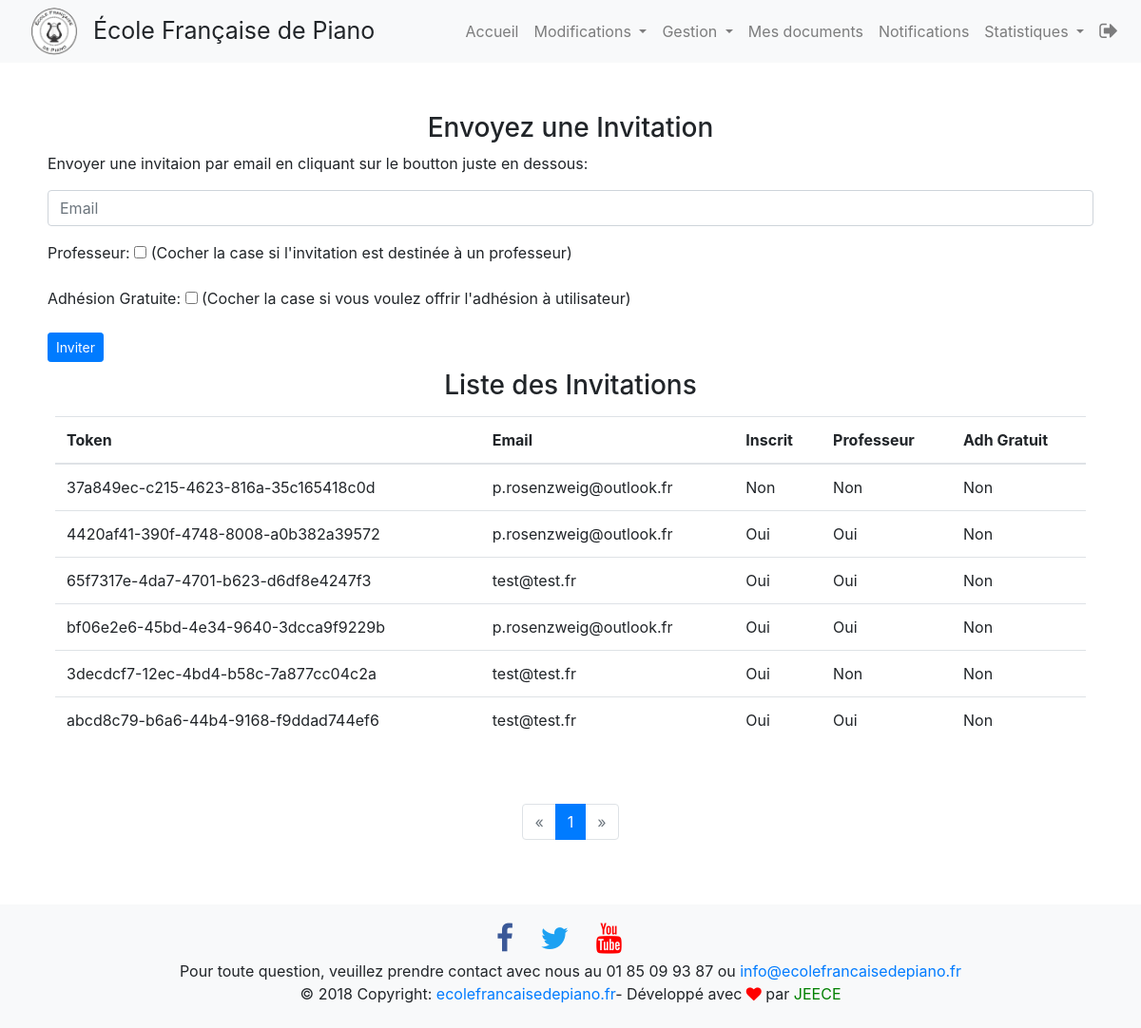
/intranet/gestion_invitations (signed in), run on an earlier commit of the app's database.
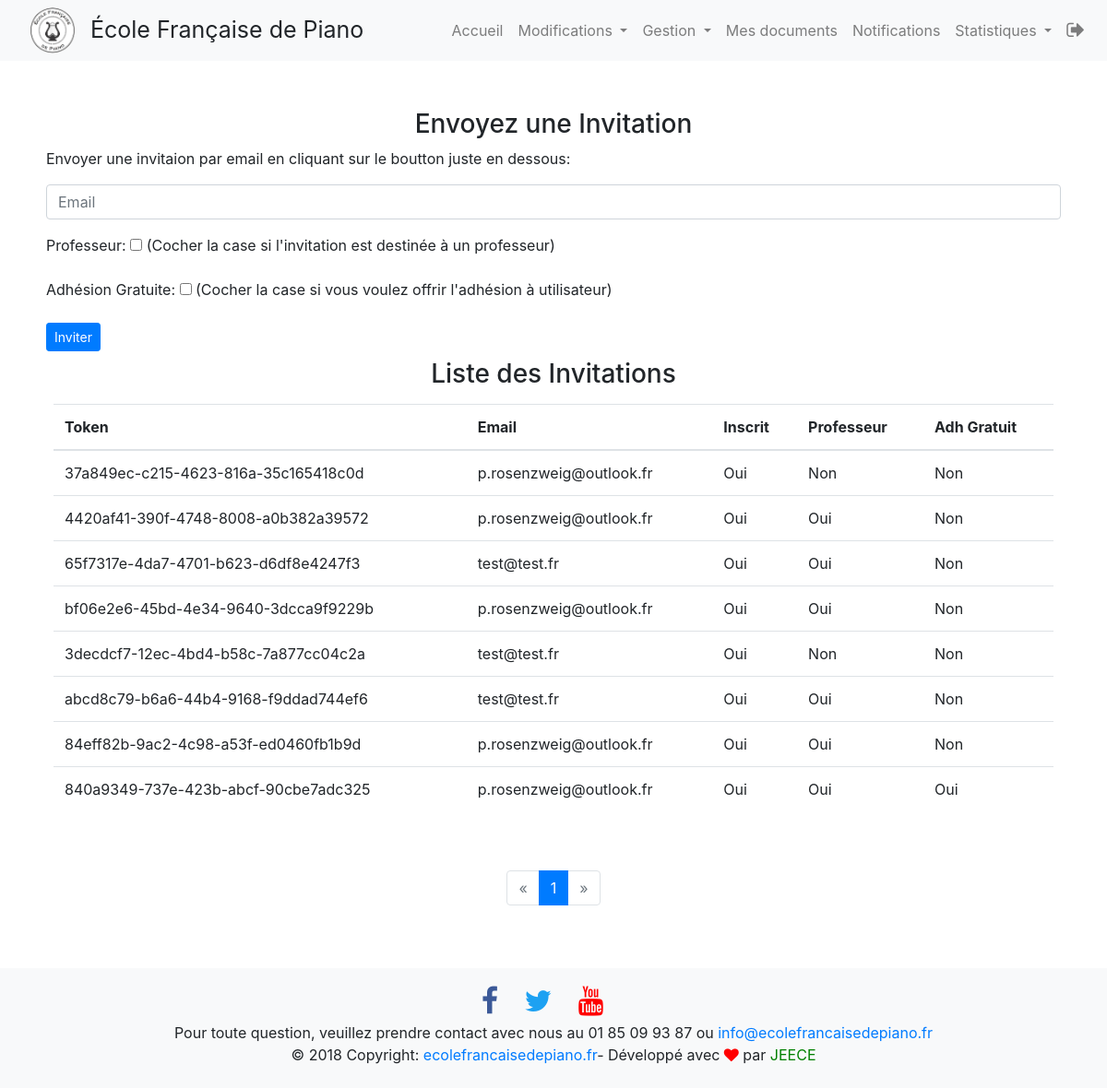
And on a later commit of the database.
### intranet/models.py (models this page shows)
class Invitation(models.Model):
    uuid_regex = RegexValidator(regex='^[0-9a-f-]+$')
    uuid = models.UUIDField(validators=[uuid_regex], max_length=36)
    is_staff = models.BooleanField(default=False)
    is_free = models.BooleanField(default=False)
    email = models.EmailField()
    valid = models.BooleanField(default=False)

### intranet/views.py (the view)
# urls.py: path('gestion_invitations', views.gestion_invitations, name='gestion_invitations'),
@login_required
@user_passes_test(lambda u: u.is_superuser)
def gestion_invitations(request):
    invitations_list = Invitation.objects.all()
    page = request.GET.get('page', 1)
    paginator = Paginator(invitations_list, 10)
    try:
        invit_page = paginator.page(page)
    except PageNotAnInteger:
        invit_page = paginator.page(1)
    except EmptyPage:
        invit_page = paginator.page(paginator.num_pages)
    form = InvitationForm()
    return render(request, 'intranet/gestion_invitations.html', locals())

### intranet/forms.py
class InvitationForm(forms.Form):
    email = forms.EmailField(required=True, label='', max_length=50, widget=forms.TextInput(attrs={'placeholder': 'Email', 'class': 'form-control'}))
    is_staff = forms.BooleanField(required=False, label='Professeur:', help_text="(Cocher la case si l'invitation est destinée à un professeur)")
    is_free = forms.BooleanField(required=False, label='Adhésion Gratuite:', help_text="(Cocher la case si vous voulez offrir l'adhésion à utilisateur)")

### intranet/templates/intranet/gestion_invitations.html (shortened to what this page needs)
{% extends 'intranet/base.html' %}
{% block nav_bar %}
{% include 'intranet/nav_bar.html' %}
{% endblock nav_bar %}
{% block content %}
<div class="container container_extras">
    <div class="tab-content">
        <h3 class="text-center mt-2">Envoyez une Invitation</h3>
        <p>Envoyer une invitaion par email en cliquant sur le boutton juste en dessous:</p>
        <form class="form-signin" method="POST"  role="form" action="{% url 'intranet:invitation' %}">
            {{ form.as_p }}
            <button class="btn btn-sm btn-primary btn-signin" type="submit">Inviter</button>
        </form>
        <h3 class="text-center mt-2"> Liste des Invitations </h3>
        {% if invitations_list %}
            <div class="table-responsive p-2 pb-5">
                <table class="table table-hover">
                    <thead>
                        <tr>
                        <th>Token</th>
                        <th>Email</th>
                        <th>Inscrit</th>
                        <th>Professeur</th>
                        <th>Adh Gratuit</th>
                        </tr>
                    </thead>
                    <tbody>
                        {% for inv in invit_page %}
                        <tr>
                        <td>{{ inv.uuid }}</td>
                        <td>{{ inv.email }}</td>
                        {% if inv.valid %}
                        <td>Oui</td>
                        {% else %}
                        <td>Non</td>
                        {% endif %}
                        {% if inv.is_staff %}
                        <td>Oui</td>
                        {% else %}
                        <td>Non</td>
                        {% endif %}
                        {% if inv.is_free %}
                        <td>Oui</td>
                        {% else %}
                        <td>Non</td>
                        {% endif %}
                        </tr>
                        {% endfor %}
                    </tbody>
                </table>
            </div>
        {% include 'intranet/paginator.html' with page_obj=invit_page %}
        {% else %}
        <p>Vous n'avez pas envoyé d'invitation</p>
        {% endif %}
    </div>
</div>
</div>
{% endblock content %}
{% block footer %}
{% include 'intranet/footer.html' %}
{% endblock footer %}

### intranet/templates/intranet/base.html (shortened to what this page needs)
<!DOCTYPE html>
<html>
<head>
    {% load static %}
    {% load staticfiles %}
    {% block head_css %}
        {% block head_css_site %}
            <link href="{% static 'intranet/css/bootstrap.min.css' %}" rel="stylesheet" media="screen">
            <link href="{% static 'intranet/css/app.css' %}" rel="stylesheet" media="screen">
            <link href="{% static 'intranet/css/font-awesome.min.css' %}" rel="stylesheet" media="screen">
        {% endblock head_css_site %}
    {% endblock head_css %}
</head>
<body>
    {% block nav_bar %}
    {% endblock nav_bar %}
    <div id="site-wrapper">
        {% block content %}{% endblock content %}
    {% block footer %}
    {% endblock footer %}
</body>
</html>

### intranet/templates/intranet/nav_bar.html (shortened to what this page needs)
{% load static %}
{% load staticfiles %}
<nav class="navbar navbar-expand-lg navbar-light bg-light mb-4">
    <img id="profile-img" style="width:50px; height:50px; border-radius: 50%;" class="img-responsive mr-3 ml-3" src="{% static 'intranet/img/efp_logo.png' %}" />
    <a class="navbar-brand" style="font-size:25px">&Eacute;cole Française de Piano</a>
    {% if user.is_authenticated %}
        {% if user.is_superuser %}
            <div class="collapse navbar-collapse" id="navbarNavAltMarkup">
                <div class="navbar-nav ml-auto">
                    <a class="nav-item nav-link" href="{% url 'intranet:accueil' %}">Accueil</a>
                    <div class="dropdown">
                          <a class="nav-item nav-link dropdown-toggle" data-toggle="dropdown">
                            Modifications
                          </a>
                    </div>
                    <div class="dropdown">
                          <a class="nav-item nav-link dropdown-toggle" data-toggle="dropdown">
                            Gestion
                          </a>
                    </div>
                    <a class="nav-item nav-link" href="{% url 'intranet:documents' %}">Mes documents</a>
                    <a class="nav-item nav-link" href="{% url 'intranet:notifications' %}">Notifications</a>
                    <div class="dropdown">
                          <a class="nav-item nav-link dropdown-toggle" data-toggle="dropdown">
                            Statistiques
                          </a>
                    </div>
                    <a class="fa fa-sign-out nav-item nav-link fa-lg mt-1" href="{% url 'intranet:deconnexion' %}" aria-hidden="true"></a>
                </div>
            </div>
        {% endif %}
    {% else %}
        <a class="navbar-text ml-auto">Vous n'êtes pas connecté</a>
    {% endif %}
</nav>

### intranet/templates/intranet/paginator.html
<ul class="pagination justify-content-center mb-4">
  {% if page_obj.has_previous %}
    <li class="page-item"><a class="page-link" href="?page={{ page_obj.previous_page_number }}">&laquo;</a></li>
  {% else %}
    <li class="page-item disabled"><a class="page-link" href="#"><span>&laquo;</span></a></li>
  {% endif %}
  {% for i in page_obj.paginator.page_range %}
    {% if page_obj.number == i %}
      <li class="active page-item"><a class="page-link" href="#">{{ i }} <span class="sr-only">(current)</span></a></li>
    {% else %}
      <li class="page-item"><a class="page-link" href="?page={{ i }}">{{ i }}</a></li>
    {% endif %}
  {% endfor %}
  {% if page_obj.has_next %}
    <li class="page-item"><a class="page-link" href="?page={{ page_obj.next_page_number }}">&raquo;</a></li>
  {% else %}
    <li class="disabled page-item"><a class="page-link" href="#"><span>&raquo;</span></a></li>
  {% endif %}
</ul>

### intranet/templates/intranet/footer.html
<footer class="footer2 page-footer font-small bg-light darken-3 mt-4">
<div class="container text-center">
  <div class="row">
    <div class="col-md-12 py-2 center" style="width: 100%">
        <a target="_blank" class="fb-ic" href="https://www.facebook.com/ecolefrancaisedepiano/" style="color: #3b5998;">
          <i class="fa fa-facebook fa-lg white-text mr-md-4 mr-5 mt-3 fa-2x"> </i>
        </a>
        <a target="_blank" class="tw-ic" href="https://twitter.com/CoursdepianoEFP" style="color: #1da1f2;">
          <i class="fa fa-twitter fa-lg white-text mr-md-4 mr-5 mt-3 fa-2x"> </i>
        </a>
        <a target="_blank" class="yt-ic" href="https://www.youtube.com/channel/UCpqZxNibWfqWBjZHcOjqVtA" style="color: #ff0000;">
          <i class="fa fa-youtube fa-lg white-text mr-md-4 mr-5 mt-3 fa-2x"> </i>
        </a>
    </div>
  </div>
</div>
<div class="footer footer-copyright text-center pb-4">
    Pour toute question, veuillez prendre contact avec nous au 01 85 09 93 87 ou <a href="mailto:info@ecolefrancaisedepiano.f">info@ecolefrancaisedepiano.fr</a><br>
    © 2018 Copyright: <a target="_blank" href="https://www.ecolefrancaisedepiano.fr/">ecolefrancaisedepiano.fr</a>- Développé avec <i class="fa fa-heart" style="color: red;"></i> par <a target="_blank" href="https://www.jeece.fr/" style="color: green;">JEECE</a>
</div>
</footer>

### intranet/static/intranet/css/app.css (style rules this page uses)
#site-wrapper { min-height: 100%; }
.container_extras { padding: 20px; min-height: 600px; //padding-bottom: 50px; overflow-x: hidden; }
.footer2 { //position: absolute; bottom: 0px; width: 100%; //height: 60px; //line-height: 60px; background-color: #f5f5f5; }

What changed in the data, as far as the page shows it:
changed Invitation "37a849ec-c215-4623-816a-35c165418c0d": valid "Non" → "Oui"
added Invitation: uuid "84eff82b-9ac2-4c98-a53f-ed0460fb1b9d", email "p.rosenzweig@outlook.fr", valid "Oui", is_staff "Oui", is_free "Non"
added Invitation: uuid "840a9349-737e-423b-abcf-90cbe7adc325", email "p.rosenzweig@outlook.fr", valid "Oui", is_staff "Oui", is_free "Oui"
